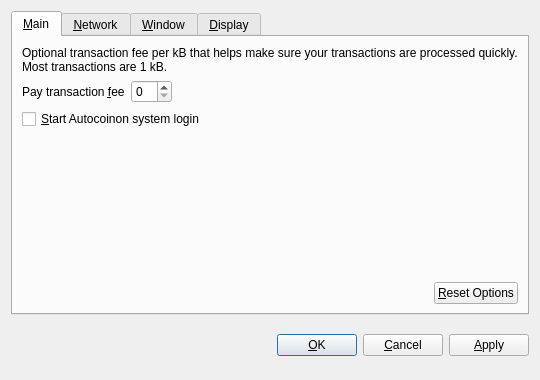
<?xml version="1.0" encoding="UTF-8"?>
<ui version="4.0">
 <class>OptionsDialog</class>
 <widget class="QDialog" name="OptionsDialog">
  <property name="geometry">
   <rect>
    <x>0</x>
    <y>0</y>
    <width>540</width>
    <height>380</height>
   </rect>
  </property>
  <property name="windowTitle">
   <string>Options</string>
  </property>
  <property name="modal">
   <bool>true</bool>
  </property>
  <layout class="QVBoxLayout" name="verticalLayout">
   <item>
    <widget class="QTabWidget" name="tabWidget">
     <property name="tabPosition">
      <enum>QTabWidget::North</enum>
     </property>
     <property name="currentIndex">
      <number>0</number>
     </property>
     <widget class="QWidget" name="tabMain">
      <attribute name="title">
       <string>&amp;Main</string>
      </attribute>
      <layout class="QVBoxLayout" name="verticalLayout_Main">
       <item>
        <widget class="QLabel" name="transactionFeeInfoLabel">
         <property name="text">
          <string>Optional transaction fee per kB that helps make sure your transactions are processed quickly. Most transactions are 1 kB.</string>
         </property>
         <property name="textFormat">
          <enum>Qt::PlainText</enum>
         </property>
         <property name="wordWrap">
          <bool>true</bool>
         </property>
        </widget>
       </item>
       <item>
        <layout class="QHBoxLayout" name="horizontalLayout_1_Main">
         <item>
          <widget class="QLabel" name="transactionFeeLabel">
           <property name="text">
            <string>Pay transaction &amp;fee</string>
           </property>
           <property name="textFormat">
            <enum>Qt::PlainText</enum>
           </property>
           <property name="buddy">
            <cstring>transactionFee</cstring>
           </property>
          </widget>
         </item>
         <item>
          <widget class="BitcoinAmountField" name="transactionFee"/>
         </item>
         <item>
          <spacer name="horizontalSpacer_1_Main">
           <property name="orientation">
            <enum>Qt::Horizontal</enum>
           </property>
           <property name="sizeHint" stdset="0">
            <size>
             <width>40</width>
             <height>20</height>
            </size>
           </property>
          </spacer>
         </item>
        </layout>
       </item>
       <item>
        <widget class="QCheckBox" name="bitcoinAtStartup">
         <property name="toolTip">
          <string>Automatically start Autocoinafter logging in to the system.</string>
         </property>
         <property name="text">
          <string>&amp;Start Autocoinon system login</string>
         </property>
        </widget>
       </item>
       <item>
        <spacer name="verticalSpacer_Main">
         <property name="orientation">
          <enum>Qt::Vertical</enum>
         </property>
         <property name="sizeHint" stdset="0">
          <size>
           <width>20</width>
           <height>40</height>
          </size>
         </property>
        </spacer>
       </item>
       <item>
        <layout class="QHBoxLayout" name="horizontalLayout_2_Main">
         <item>
          <spacer name="horizontalSpacer_2_Main">
           <property name="orientation">
            <enum>Qt::Horizontal</enum>
           </property>
           <property name="sizeHint" stdset="0">
            <size>
             <width>40</width>
             <height>20</height>
            </size>
           </property>
          </spacer>
         </item>
         <item>
          <widget class="QPushButton" name="resetButton">
           <property name="toolTip">
            <string>Reset all client options to default.</string>
           </property>
           <property name="text">
            <string>&amp;Reset Options</string>
           </property>
           <property name="autoDefault">
            <bool>false</bool>
           </property>
          </widget>
         </item>
        </layout>
       </item>
      </layout>
     </widget>
     <widget class="QWidget" name="tabNetwork">
      <attribute name="title">
       <string>&amp;Network</string>
      </attribute>
      <layout class="QVBoxLayout" name="verticalLayout_Network">
       <item>
        <widget class="QCheckBox" name="mapPortUpnp">
         <property name="toolTip">
          <string>Automatically open the Bitcoin client port on the router. This only works when your router supports UPnP and it is enabled.</string>
         </property>
         <property name="text">
          <string>Map port using &amp;UPnP</string>
         </property>
        </widget>
       </item>
       <item>
        <widget class="QCheckBox" name="connectSocks">
         <property name="toolTip">
          <string>Connect to the Bitcoin network through a SOCKS proxy (e.g. when connecting through Tor).</string>
         </property>
         <property name="text">
          <string>&amp;Connect through SOCKS proxy:</string>
         </property>
        </widget>
       </item>
       <item>
        <layout class="QHBoxLayout" name="horizontalLayout_Network">
         <item>
          <widget class="QLabel" name="proxyIpLabel">
           <property name="text">
            <string>Proxy &amp;IP:</string>
           </property>
           <property name="textFormat">
            <enum>Qt::PlainText</enum>
           </property>
           <property name="buddy">
            <cstring>proxyIp</cstring>
           </property>
          </widget>
         </item>
         <item>
          <widget class="QValidatedLineEdit" name="proxyIp">
           <property name="maximumSize">
            <size>
             <width>140</width>
             <height>16777215</height>
            </size>
           </property>
           <property name="toolTip">
            <string>IP address of the proxy (e.g. 127.0.0.1)</string>
           </property>
          </widget>
         </item>
         <item>
          <widget class="QLabel" name="proxyPortLabel">
           <property name="text">
            <string>&amp;Port:</string>
           </property>
           <property name="textFormat">
            <enum>Qt::PlainText</enum>
           </property>
           <property name="buddy">
            <cstring>proxyPort</cstring>
           </property>
          </widget>
         </item>
         <item>
          <widget class="QLineEdit" name="proxyPort">
           <property name="maximumSize">
            <size>
             <width>55</width>
             <height>16777215</height>
            </size>
           </property>
           <property name="toolTip">
            <string>Port of the proxy (e.g. 9050)</string>
           </property>
          </widget>
         </item>
         <item>
          <widget class="QLabel" name="socksVersionLabel">
           <property name="text">
            <string>SOCKS &amp;Version:</string>
           </property>
           <property name="textFormat">
            <enum>Qt::PlainText</enum>
           </property>
           <property name="buddy">
            <cstring>socksVersion</cstring>
           </property>
          </widget>
         </item>
         <item>
          <widget class="QValueComboBox" name="socksVersion">
           <property name="toolTip">
            <string>SOCKS version of the proxy (e.g. 5)</string>
           </property>
          </widget>
         </item>
         <item>
          <spacer name="horizontalSpacer_Network">
           <property name="orientation">
            <enum>Qt::Horizontal</enum>
           </property>
           <property name="sizeHint" stdset="0">
            <size>
             <width>40</width>
             <height>20</height>
            </size>
           </property>
          </spacer>
         </item>
        </layout>
       </item>
       <item>
        <spacer name="verticalSpacer_Network">
         <property name="orientation">
          <enum>Qt::Vertical</enum>
         </property>
         <property name="sizeHint" stdset="0">
          <size>
           <width>20</width>
           <height>40</height>
          </size>
         </property>
        </spacer>
       </item>
      </layout>
     </widget>
     <widget class="QWidget" name="tabWindow">
      <attribute name="title">
       <string>&amp;Window</string>
      </attribute>
      <layout class="QVBoxLayout" name="verticalLayout_Window">
       <item>
        <widget class="QCheckBox" name="minimizeToTray">
         <property name="toolTip">
          <string>Show only a tray icon after minimizing the window.</string>
         </property>
         <property name="text">
          <string>&amp;Minimize to the tray instead of the taskbar</string>
         </property>
        </widget>
       </item>
       <item>
        <widget class="QCheckBox" name="minimizeOnClose">
         <property name="toolTip">
          <string>Minimize instead of exit the application when the window is closed. When this option is enabled, the application will be closed only after selecting Quit in the menu.</string>
         </property>
         <property name="text">
          <string>M&amp;inimize on close</string>
         </property>
        </widget>
       </item>
       <item>
        <spacer name="verticalSpacer_Window">
         <property name="orientation">
          <enum>Qt::Vertical</enum>
         </property>
         <property name="sizeHint" stdset="0">
          <size>
           <width>20</width>
           <height>40</height>
          </size>
         </property>
        </spacer>
       </item>
      </layout>
     </widget>
     <widget class="QWidget" name="tabDisplay">
      <attribute name="title">
       <string>&amp;Display</string>
      </attribute>
      <layout class="QVBoxLayout" name="verticalLayout_Display">
       <item>
        <layout class="QHBoxLayout" name="horizontalLayout_1_Display">
         <item>
          <widget class="QLabel" name="langLabel">
           <property name="text">
            <string>User Interface &amp;language:</string>
           </property>
           <property name="textFormat">
            <enum>Qt::PlainText</enum>
           </property>
           <property name="buddy">
            <cstring>lang</cstring>
           </property>
          </widget>
         </item>
         <item>
          <widget class="QValueComboBox" name="lang">
           <property name="toolTip">
            <string>The user interface language can be set here. This setting will take effect after restarting Bitcoin.</string>
           </property>
          </widget>
         </item>
        </layout>
       </item>
       <item>
        <layout class="QHBoxLayout" name="horizontalLayout_2_Display">
         <item>
          <widget class="QLabel" name="unitLabel">
           <property name="text">
            <string>&amp;Unit to show amounts in:</string>
           </property>
           <property name="textFormat">
            <enum>Qt::PlainText</enum>
           </property>
           <property name="buddy">
            <cstring>unit</cstring>
           </property>
          </widget>
         </item>
         <item>
          <widget class="QValueComboBox" name="unit">
           <property name="toolTip">
            <string>Choose the default subdivision unit to show in the interface and when sending coins.</string>
           </property>
          </widget>
         </item>
        </layout>
       </item>
       <item>
        <widget class="QCheckBox" name="displayAddresses">
         <property name="toolTip">
          <string>Whether to show Bitcoin addresses in the transaction list or not.</string>
         </property>
         <property name="text">
          <string>&amp;Display addresses in transaction list</string>
         </property>
        </widget>
       </item>
       <item>
        <spacer name="verticalSpacer_Display">
         <property name="orientation">
          <enum>Qt::Vertical</enum>
         </property>
         <property name="sizeHint" stdset="0">
          <size>
           <width>20</width>
           <height>40</height>
          </size>
         </property>
        </spacer>
       </item>
      </layout>
     </widget>
    </widget>
   </item>
   <item>
    <layout class="QHBoxLayout" name="horizontalLayout_Buttons">
     <item>
      <spacer name="horizontalSpacer_1">
       <property name="orientation">
        <enum>Qt::Horizontal</enum>
       </property>
       <property name="sizeHint" stdset="0">
        <size>
         <width>40</width>
         <height>48</height>
        </size>
       </property>
      </spacer>
     </item>
     <item>
      <widget class="QLabel" name="statusLabel">
       <property name="font">
        <font>
         <weight>75</weight>
         <bold>true</bold>
        </font>
       </property>
       <property name="text">
        <string/>
       </property>
       <property name="textFormat">
        <enum>Qt::PlainText</enum>
       </property>
       <property name="wordWrap">
        <bool>true</bool>
       </property>
      </widget>
     </item>
     <item>
      <spacer name="horizontalSpacer_2">
       <property name="orientation">
        <enum>Qt::Horizontal</enum>
       </property>
       <property name="sizeHint" stdset="0">
        <size>
         <width>40</width>
         <height>48</height>
        </size>
       </property>
      </spacer>
     </item>
     <item>
      <widget class="QPushButton" name="okButton">
       <property name="text">
        <string>&amp;OK</string>
       </property>
      </widget>
     </item>
     <item>
      <widget class="QPushButton" name="cancelButton">
       <property name="text">
        <string>&amp;Cancel</string>
       </property>
       <property name="autoDefault">
        <bool>false</bool>
       </property>
      </widget>
     </item>
     <item>
      <widget class="QPushButton" name="applyButton">
       <property name="text">
        <string>&amp;Apply</string>
       </property>
       <property name="autoDefault">
        <bool>false</bool>
       </property>
      </widget>
     </item>
    </layout>
   </item>
  </layout>
 </widget>
 <customwidgets>
  <customwidget>
   <class>BitcoinAmountField</class>
   <extends>QSpinBox</extends>
   <header>bitcoinamountfield.h</header>
  </customwidget>
  <customwidget>
   <class>QValueComboBox</class>
   <extends>QComboBox</extends>
   <header>qvaluecombobox.h</header>
  </customwidget>
  <customwidget>
   <class>QValidatedLineEdit</class>
   <extends>QLineEdit</extends>
   <header>qvalidatedlineedit.h</header>
  </customwidget>
 </customwidgets>
 <resources/>
 <connections/>
</ui>
